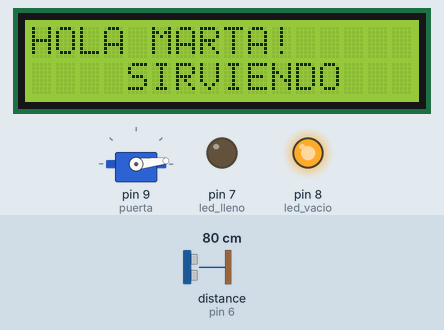
Simulated run of this sketch. Board: Arduino Uno, built with avr-gcc and run on an emulated ATmega328P. Parts: servo, 16×2 character LCD, output pins drawn as LEDs (lit = HIGH). Wiring (inferred from the names in the program): ultrasonic range finder: trigger pin 10; echo pin 6. The inputs (shaded band) are chosen by the test bench; at power-on: distance to the obstacle (sensor on pin 6) 80 cm. The echo pulse lasts 58.3 µs per cm; pins used as bus, display or sensor lines are not drawn; what the sketch prints to the serial monitor is not drawn.

Above: at 1.2 s.
1.3 s: distance to the obstacle (sensor on pin 6) set to 23 cm
7.0 s: distance to the obstacle (sensor on pin 6) set to 20 cm
At 12.4 s:
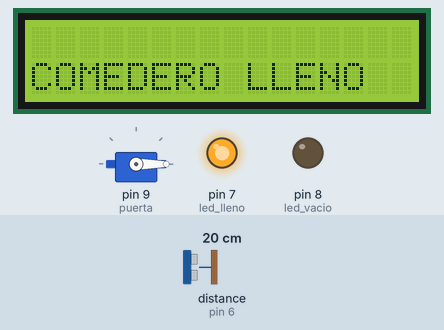
12.7 s: distance to the obstacle (sensor on pin 6) set to 35 cm
At 14.2 s:
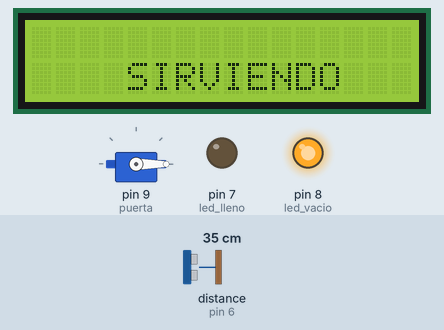
18.4 s: distance to the obstacle (sensor on pin 6) set to 2 cm
At 23.8 s:
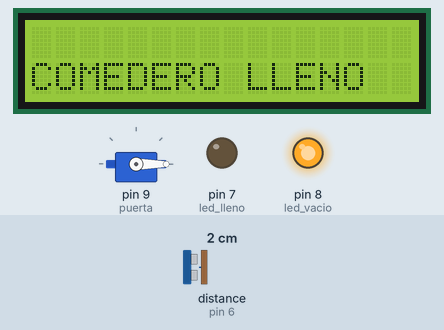
Timing chart, 0 to 25.1 s (numbered marks = the images above; inputs shaded):
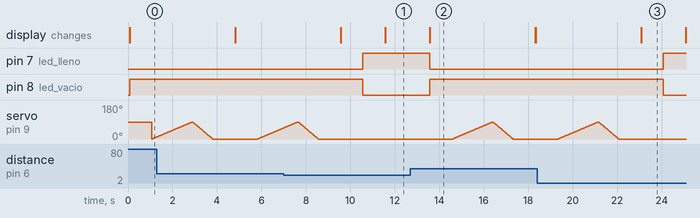

Measured:
- the behaviour switches between 22 and 21 cm on distance to the obstacle (sensor on pin 6) (found by bisection; images 0 and 1)
- after the input at 7.0 s, pin 7 (led_lleno): LOW → HIGH after 3.6 s; pin 8 (led_vacio): HIGH → LOW after 3.6 s; servo on pin 9 (puerta): goes on until 8.6 s, then stays 0°; the display: first differs from a run without the input after 2.6 s (image 1)
- after the input at 12.7 s, pin 7 (led_lleno): HIGH → LOW after 0.88 s; pin 8 (led_vacio): LOW → HIGH after 0.88 s; servo on pin 9 (puerta): rises from 0° to 90° in 1.8 s, then falls to 0° in 0.93 s; the display: first differs from a run without the input after 0.88 s (image 2)
- after the input at 18.4 s, pin 7 (led_lleno): LOW → HIGH after 5.7 s; pin 8 (led_vacio): HIGH → LOW after 5.7 s; servo on pin 9 (puerta): goes on until 22.1 s, then stays 0°; the display: first differs from a run without the input after 4.7 s (image 3)

The sketch:

Tp_Final_Arduino.ino
```cpp
#include <Servo.h>
#include <LiquidCrystal.h>

Servo puerta;
//sintaxis: LiquidCrystal(rs, enable, d4, d5, d6, d7)
//si rw no está conectado a tierra: LiquidCrystal(rs, rw, enable, d4, d5, d6, d7)

const int rs = 12, en = 11, d4 = 5, d5 = 4, d6 = 3, d7 = 2;
LiquidCrystal lcd(rs, en, d4, d5, d6, d7); // en lugar de escribir los pines, anteriormente los asigné a variables para mas prolijidad

int pos = 0; //posición inicial de la paleta del servo
int trig=10; //pin digital
int echo=6; //pin digital
int led_lleno=7;
int led_vacio=8;
int distancia=20;
int duracion;
int delaysensor=1000;
//long delaysensor=3600000;//la idea era que cada una hora sense el nivel del comedero
float v_sonido=0.034;


void setup() {
puerta.attach(9); // asigna la señal del servo al 9no pin, podría haber declarado como variable este nro.

pinMode(led_lleno,OUTPUT); //salida
pinMode(led_vacio,OUTPUT); //salida
pinMode(trig,OUTPUT); // sale señal
pinMode(echo,INPUT);  // entra señal
Serial.begin(19200); // el 19200 es la velocidad de transmision en bits por segundo

lcd.begin(16,2); // le dá dimensiones a la pantalla LCD
lcd.print("HOLA MARTA!"); // imprime por pantalla LCD

}

//cálculo de la distancia en base al tiempo que mide el sensor ultrasónico desde que sale hasta que vuelve el pulso
long calculaDistancia(int duracion){
long d;
d=(duracion*v_sonido/2);
 return d;
  }


void loop() {


  //Sensor
  digitalWrite(trig,LOW);
  delayMicroseconds(4);
  digitalWrite(trig,HIGH);
  delayMicroseconds(10); //cuanto dura el pulso que manda el TRIG
  digitalWrite(trig,LOW);
  duracion=pulseIn(echo,HIGH); // asigna a duración el tiempo medido por el pin ECHO
  distancia = calculaDistancia(duracion); //llama la función que calcula la distancia


  Serial.println("DISTANCIA: ");
  Serial.println(calculaDistancia(duracion));

// se supone que el nivel del comedero está  a 20 cm del sensor
// o sea, si sensa una distancia mayor a 20 cm, el comedero está vacío

  if (distancia>20){
    digitalWrite(led_vacio,HIGH);
    digitalWrite(led_lleno,LOW);
    lcd.setCursor(4,1);
   lcd.print("SIRVIENDO");
    delay(1000);
 for (pos=0;pos<=90;pos++){
      puerta.write(pos);//para que se ubique a diferentes ángulos.
      delay(20);
 }
  for (pos=90;pos>=0;pos--){
    puerta.write(pos);//para que se vuelva.
    delay(10);
  }

  }
  else {
    lcd.setCursor(0,1);
    lcd.print("COMEDERO LLENO");
    delay(1000);
    digitalWrite(led_lleno,HIGH);
    digitalWrite(led_vacio,LOW);
    puerta.write(0);
  }


  delay(delaysensor);
  lcd.clear();

}
```
